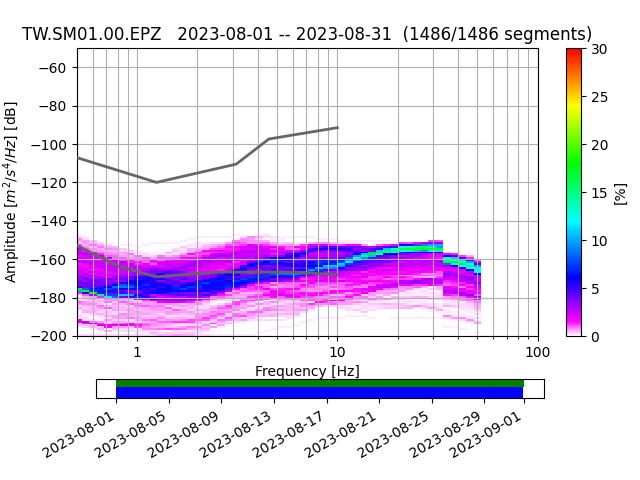

The script that drew this image:
#%%
# Module
import obspy
from obspy import read, Stream
from obspy.io.xseed import Parser
from obspy.signal import PPSD
from obspy.imaging.cm import pqlx
import logging
import numpy as np
import os
import glob

# Logging system
logging.basicConfig(filename='psd.log', level=logging.INFO, filemode='w')  # Create a log file

# def
# convert 1 to 001 for searching
def format_number(number):
    number_str = str(number) # Convert the number to a string
    num_digits = len(number_str) # Determine the number of digits in the original number
    num_zeros = 3 - num_digits # Calculate the number of leading zeros needed
    formatted_number = '0' * num_zeros + number_str # Add the leading zeros and return the formatted number as a string
    return formatted_number 

# variables
day_range = np.arange(213, 244, 1)
month = 'August'

# directory setting
parent_dir = '/raid1/SM_data/archive/2023/TW/preprocessing/'
station_list = os.listdir(parent_dir)
merged_stream = {} # THIS MERGE STREAM DID NOT REMOVE INSTRUMENT RESPONSE!!
# tidy up the data
for station in station_list:
    logging.info(f"Now we are in station:{station}")
    station_dir = os.path.join(parent_dir, station) # ./preprocessing/SM01
    current_stream = Stream() # initial the stream when changing the station

    for day in day_range:
        logging.info(f"Now we are in the {day} day of year")
        day_trans = format_number(day)
        day_file = f"EPZ.D.2023.{day_trans}"
        day_path = os.path.join(station_dir, 'EPZ.D', f'*{day_file}*') # ./preprocessing/SM01/EPZ.D/*EPZ.D.2023.001*
        sac_data = glob.glob(day_path)

        try:
            st = read(sac_data[0]) # whole day stream
            current_stream += st
            logging.info(f"the data of {day} day of year is merging, thank god")
        except Exception as e:
            # handle the exception and log it
            logging.error(f"Error processing thorugh the {day} day of year: {str(e)}")
    current_stream = current_stream.merge()
    logging.info(f"merging complete")
    '''
    adding the plotting block here to loop
    '''
    merged_stream[f"st_all_{station}"] = current_stream
    logging.info(f"the {station} stream is update in dictionary!")


from obspy.imaging.cm import pqlx
# we will acquire a dictionary contain the whole month stream for each station.
st_sm01 = merged_stream["st_all_SM01"]

paz = {'poles': [-1.978100e+01+2.020270e+01j, -1.978100e+01-2.020270e+01j],
            'zeros': [0j, 0j],
            'gain': 546976,
            'sensitivity': 546976.0}

ppsd = PPSD(st_sm01[0].stats, paz)
ppsd.add(st_sm01)
ppsd.plot(filename = 'psd.png', cmap=obspy.imaging.cm.pqlx, period_lim=(0.5,100), xaxis_frequency=True)
logging.info(f"we here!")
# %%
